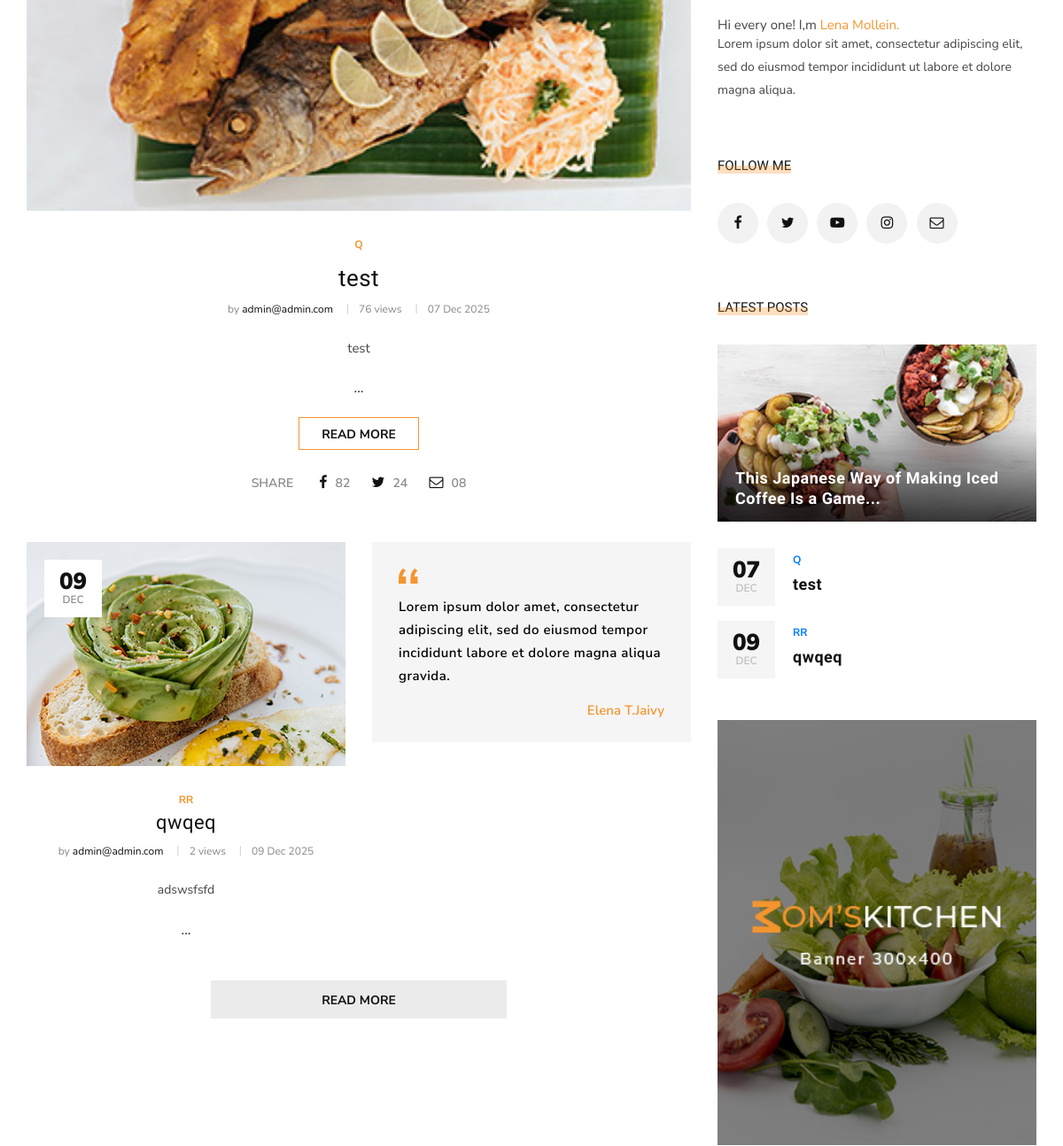
Before: /website/ (middle part) with the older database file.
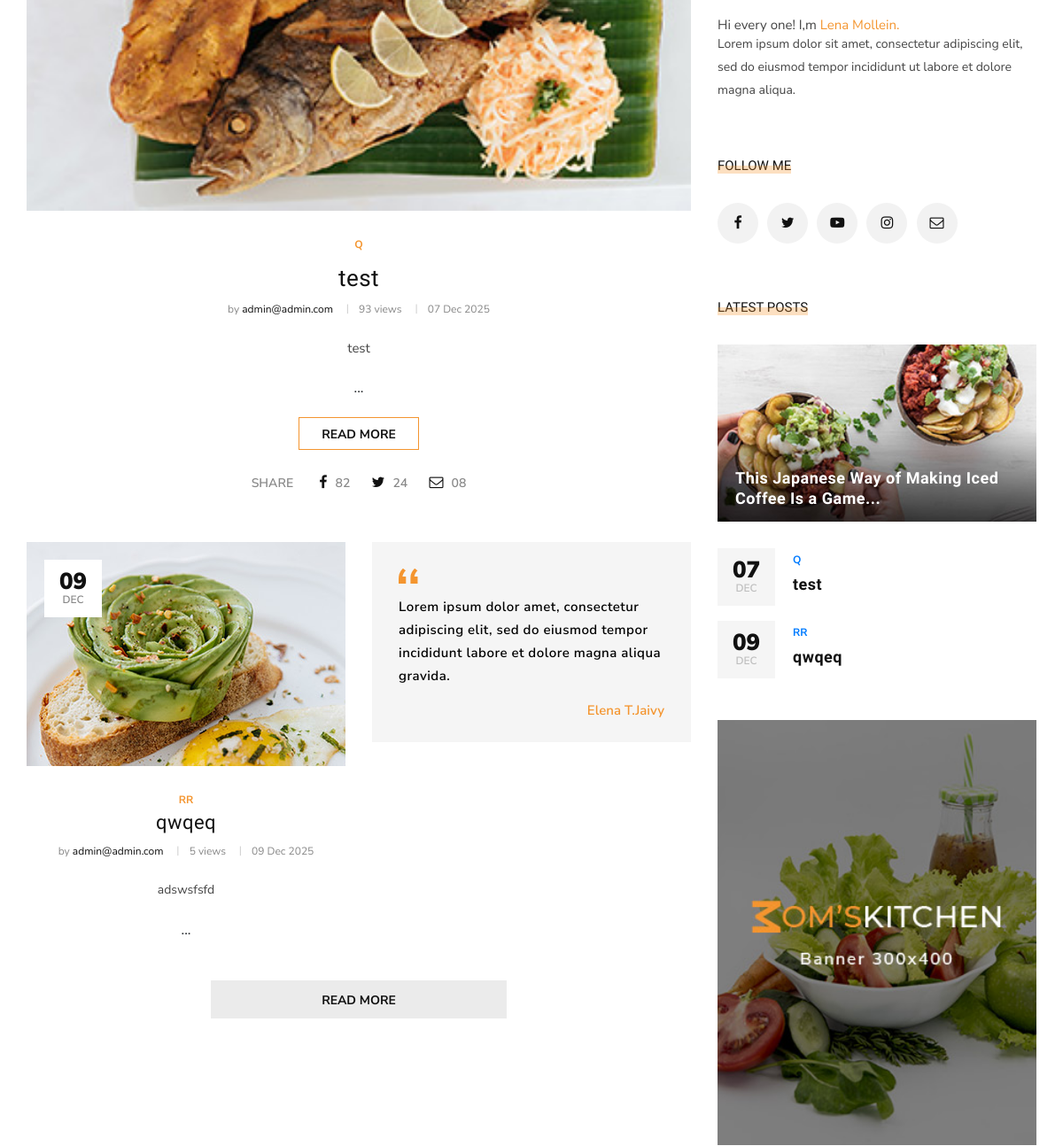
After: the same page with the newer database file.
### blog/models.py (models this page shows, shortened)
class Post(models.Model):
    image = models.ImageField(upload_to = 'blog/', default = 'blog/default.jpg')
    author = models.ForeignKey("accounts.Profile",on_delete = models.SET_NULL,null = True)
    title = models.CharField(max_length=255)
    content = models.TextField()
    tags = TaggableManager()
    category = models.ManyToManyField(Category)
    counted_views = models.IntegerField(default=0)
    status = models.BooleanField(default=False)
    login_require = models.BooleanField(default=False)
    published_date = models.DateTimeField(null=True)
    created_date = models.DateTimeField(auto_now_add=True)
    updated_date = models.DateTimeField(auto_now=True)
    class Meta:
        ordering = ['id']

### accounts/models.py (models this page shows, shortened)
class Profile(models.Model):
    user = models.ForeignKey(User, on_delete=models.CASCADE)
    first_name = models.CharField(max_length=250)
    last_name = models.CharField(max_length=250)
    image = models.ImageField(blank=True, null=True)
    description = models.TextField()
    created_date = models.DateTimeField(auto_now_add=True)
    updated_date = models.DateTimeField(auto_now=True)
    def __str__(self):
        return self.user.email

class User(AbstractBaseUser, PermissionsMixin):
    email = models.EmailField(max_length=255, unique=True)
    is_staff = models.BooleanField(default=False)
    is_active = models.BooleanField(default=True)
    is_superuser = models.BooleanField(default=False)
    is_verified = models.BooleanField(default=False)
    created_date = models.DateTimeField(auto_now_add=True)
    updated_date = models.DateTimeField(auto_now=True)
    USERNAME_FIELD = "email"
    REQUIRED_FIELDS = []
    objects = UserManager()

### website/views.py (the view)
# urls.py: path('',index_view,name='index'),
def index_view(request):
    return render(request,'website/index2.html')

### blog/models.py (called while the page is built)
    def __str__(self):
        return self.name

### blog/templatetags/blog_tags.py (called while the page is built)
@register.inclusion_tag('blog/blog_latestposts.html')
def latestposts():
    posts = Post.objects.filter(published_date__lte = timezone.now(),status=1).order_by('published_date')[:2]
    return {'posts':posts}

@register.inclusion_tag('blog/blog_postcategories.html')
def postcategories():
    posts = Post.objects.filter(published_date__lte = timezone.now(),status=1)
    categories = Category.objects.all()
    cat_dict = {}
    for name in categories:
        cat_dict[name] = posts.filter(category=name).count()
    return {'categories':cat_dict}

### website/templatetags/website_tags.py (called while the page is built)
@register.filter
def snippet(value,arg):
    return value[:arg]

@register.inclusion_tag('website/website-latestposts.html')
def latestposts2():
    posts = Post.objects.filter(published_date__lte = timezone.now(),status=1).order_by('published_date')[:6]
    return {'posts':posts}

### templates/website/index2.html (shortened to what this page needs)
{% extends 'base2.html' %}
{% load static %}
{% load website_tags %}
{% load blog_tags %}
{% block content %}
    <section class="categories spad">
        <div class="categories__post">
            <div class="container">
                <div class="row">
                    <div class="col-lg-8 col-md-8">
                        {% latestposts2 %}
                    </div>
                    <div class="col-lg-4 col-md-4">
                        <div class="sidebar__item">
                            {%include 'blog/blog_writer.html'%}
                            <div class="sidebar__follow__item">
                                <div class="sidebar__item__title">
                                    <h6>Follow me</h6>
                                </div>
                                <div class="sidebar__item__follow__links">
                                    <a href="#"><i class="fa fa-facebook"></i></a>
                                    <a href="#"><i class="fa fa-twitter"></i></a>
                                    <a href="#"><i class="fa fa-youtube-play"></i></a>
                                    <a href="#"><i class="fa fa-instagram"></i></a>
                                    <a href="#"><i class="fa fa-envelope-o"></i></a>
                                </div>
                            </div>
                            {% latestposts %}
                            <div class="sidebar__item__banner">
                                <img src="{% static "template2/img/sidebar/banner.jpg" %}" alt="">
                            </div>
                        </div>
                    </div>
                </div>
            </div>
        </div>
    </section>
{% endblock %}

### templates/website/website-latestposts.html (shortened to what this page needs)
{% load static %}
{% load website_tags %}
{% if posts.0 %}
<div class="categories__post__item categories__post__item--large">
    <div class="categories__post__item__pic set-bg"
        data-setbg="{{posts.0.image.url}}">
    </div>
    <div class="categories__post__item__text">
        <ul class="post__label--large">
            {% for cat in posts.0.category.all %}
            <li>
                {{cat.name}}
            </li>
            {% endfor %}
        </ul>
        <h3><a href="{% url "blog:blog_single" pid=posts.0.id %}">{{posts.0.title}}</a></h3>
        <ul class="post__widget">
            <li>by <span>{{posts.0.author}}</span></li>
            <li>{{posts.0.counted_views}} views</li>
            <li>{{posts.0.published_date|date:'d M Y'}}</li>
        </ul>
        <p>{{posts.0.content|snippet:100|safe}} ...</p>
        <a href="{% url "blog:blog_single" pid=posts.0.id %}" class="primary-btn">Read more</a>
        <div class="post__social">
            <span>Share</span>
            <a href="#"><i class="fa fa-facebook"></i> <span>82</span></a>
            <a href="#"><i class="fa fa-twitter"></i> <span>24</span></a>
            <a href="#"><i class="fa fa-envelope-o"></i> <span>08</span></a>
        </div>
    </div>
</div>
{% endif %}
<div class="row">
    <div class="col-lg-6 col-md-6 col-sm-6">
        {% if posts.1 %}
        <div class="categories__post__item">
            <div class="categories__post__item__pic small__item set-bg"
                data-setbg={{posts.1.image.url}}>
                <div class="post__meta">
                    <h4>{{posts.1.published_date|date:'d'}}</h4>
                    <span>{{posts.1.published_date|date:'M'}}</span>
                </div>
            </div>
            <div class="categories__post__item__text">
                <ul class="post__label--large">
                    {% for cat in posts.1.category.all %}
                    <li>
                        {{cat.name}}
                    </li>
                    {% endfor %}
                </ul>
                <h3><a href="{% url "blog:blog_single" pid=posts.1.id %}">{{posts.1.title}}</a></h3>
                <ul class="post__widget">
                    <li>by <span>{{posts.1.author}}</span></li>
                    <li>{{posts.1.counted_views}} views</li>
                    <li>{{posts.1.published_date|date:'d M Y'}}</li>
                </ul>
                <p>{{posts.1.content|snippet:100|safe}} ...</p>
            </div>
        </div>
        {% endif %}
    </div>
    <div class="col-lg-6 col-md-6 col-sm-6">
        <div class="categories__post__item__small">
            <img src="{% static "template2/img/categories/categories-post/quote.png" %}" alt="">
            <p>Lorem ipsum dolor amet, consectetur adipiscing elit, sed do eiusmod tempor
                incididunt labore et dolore magna aliqua gravida.</p>
            <div class="posted__by">Elena T.Jaivy</div>
        </div>
    </div>
    <div class="col-lg-12 text-center">
        <div class="load__more__btn">
            <a href="{% url "blog:blog_home" %}">Read more</a>
        </div>
    </div>
</div>

### templates/blog/blog_latestposts.html (shortened to what this page needs)
{% load static %}
<div class="sidebar__feature__item">
    <div class="sidebar__item__title">
        <h6>Latest Posts</h6>
    </div>
    <div class="sidebar__feature__item__large set-bg"
        data-setbg="{% static "template2/img/sidebar/feature-post.jpg" %}">
        <div class="sidebar__feature__item__large--text">
            <h5><a href="#">This Japanese Way of Making Iced Coffee Is a Game...</a>
            </h5>
        </div>
    </div>
    <div class="sidebar__feature__item__list">
        {% for post in posts %}
        <div class="sidebar__feature__item__list__single">
            <div class="post__meta">
                <h4>{{post.published_date|date:'d'}}</h4>
                <span>{{post.published_date|date:'M'}}</span>
            </div>
            <div class="post__text">
                <span>
                    {% for cat in post.category.all %}
                    <a href="{% url "blog:category" cat_name=cat.name %}">{{cat.name}} {%if not forloop.last%} , {%endif%}</a>
                    {% endfor %}
                </span>
                <h5><a href="{% url "blog:blog_single" pid=post.id %}">{{post.title}}</a></h5>
            </div>
        </div>
        {% endfor %}
    </div>
</div>

Changed rows visible on the page:
changed Post "test": counted_views "76" → "93"
changed Post "qwqeq": counted_views "2" → "5"
